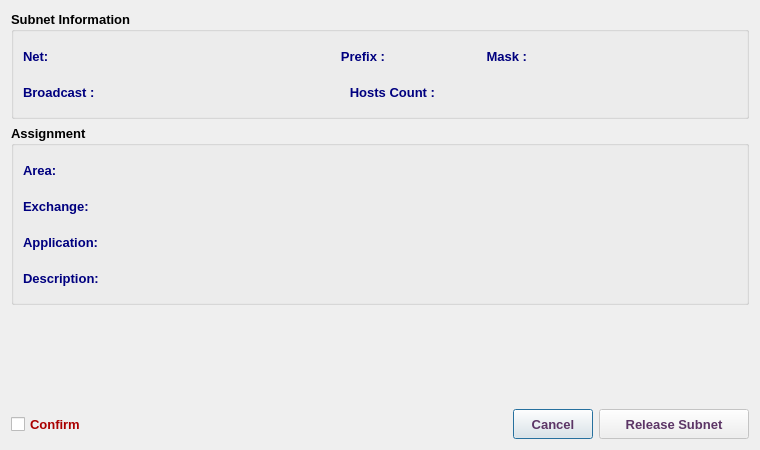
<?xml version="1.0" encoding="UTF-8"?>
<ui version="4.0">
 <class>Subnet1V4ReleaseDialog</class>
 <widget class="QDialog" name="Subnet1V4ReleaseDialog">
  <property name="geometry">
   <rect>
    <x>0</x>
    <y>0</y>
    <width>760</width>
    <height>450</height>
   </rect>
  </property>
  <property name="minimumSize">
   <size>
    <width>760</width>
    <height>450</height>
   </size>
  </property>
  <property name="maximumSize">
   <size>
    <width>761</width>
    <height>451</height>
   </size>
  </property>
  <property name="font">
   <font>
    <family>Tahoma</family>
    <pointsize>10</pointsize>
   </font>
  </property>
  <property name="windowTitle">
   <string>Subnet Release</string>
  </property>
  <property name="windowIcon">
   <iconset resource="../../../../../image.qrc">
    <normaloff>:/Image/disconnection.png</normaloff>:/Image/disconnection.png</iconset>
  </property>
  <layout class="QVBoxLayout" name="verticalLayout_2">
   <item>
    <widget class="QGroupBox" name="ipGB">
     <property name="font">
      <font>
       <family>Tahoma</family>
       <pointsize>10</pointsize>
       <weight>75</weight>
       <bold>true</bold>
      </font>
     </property>
     <property name="title">
      <string>Subnet Information</string>
     </property>
     <layout class="QVBoxLayout" name="verticalLayout_3">
      <item>
       <layout class="QHBoxLayout" name="horizontalLayout_13">
        <item>
         <widget class="QLabel" name="label_7">
          <property name="minimumSize">
           <size>
            <width>90</width>
            <height>30</height>
           </size>
          </property>
          <property name="maximumSize">
           <size>
            <width>90</width>
            <height>30</height>
           </size>
          </property>
          <property name="font">
           <font>
            <family>Tahoma</family>
            <pointsize>10</pointsize>
            <weight>75</weight>
            <bold>true</bold>
           </font>
          </property>
          <property name="styleSheet">
           <string notr="true">color: rgb(0, 0, 127);</string>
          </property>
          <property name="text">
           <string>Net:</string>
          </property>
         </widget>
        </item>
        <item>
         <widget class="QLabel" name="netLbl">
          <property name="sizePolicy">
           <sizepolicy hsizetype="Expanding" vsizetype="Preferred">
            <horstretch>0</horstretch>
            <verstretch>0</verstretch>
           </sizepolicy>
          </property>
          <property name="minimumSize">
           <size>
            <width>180</width>
            <height>30</height>
           </size>
          </property>
          <property name="maximumSize">
           <size>
            <width>600</width>
            <height>30</height>
           </size>
          </property>
          <property name="font">
           <font>
            <family>Tahoma</family>
            <pointsize>10</pointsize>
            <weight>75</weight>
            <bold>true</bold>
           </font>
          </property>
          <property name="styleSheet">
           <string notr="true">color: rgb(85, 0, 127);</string>
          </property>
          <property name="text">
           <string/>
          </property>
         </widget>
        </item>
        <item>
         <widget class="QLabel" name="label_10">
          <property name="minimumSize">
           <size>
            <width>80</width>
            <height>30</height>
           </size>
          </property>
          <property name="maximumSize">
           <size>
            <width>80</width>
            <height>30</height>
           </size>
          </property>
          <property name="font">
           <font>
            <family>Tahoma</family>
            <pointsize>10</pointsize>
            <weight>75</weight>
            <bold>true</bold>
           </font>
          </property>
          <property name="styleSheet">
           <string notr="true">color: rgb(0, 0, 127);</string>
          </property>
          <property name="text">
           <string>Prefix :</string>
          </property>
          <property name="alignment">
           <set>Qt::AlignRight|Qt::AlignTrailing|Qt::AlignVCenter</set>
          </property>
         </widget>
        </item>
        <item>
         <widget class="QLabel" name="prefixLbl">
          <property name="minimumSize">
           <size>
            <width>50</width>
            <height>30</height>
           </size>
          </property>
          <property name="maximumSize">
           <size>
            <width>50</width>
            <height>30</height>
           </size>
          </property>
          <property name="font">
           <font>
            <family>Tahoma</family>
            <pointsize>10</pointsize>
            <weight>75</weight>
            <bold>true</bold>
           </font>
          </property>
          <property name="styleSheet">
           <string notr="true">color: rgb(85, 0, 127);</string>
          </property>
          <property name="text">
           <string/>
          </property>
          <property name="wordWrap">
           <bool>true</bool>
          </property>
         </widget>
        </item>
        <item>
         <widget class="QLabel" name="label_9">
          <property name="minimumSize">
           <size>
            <width>80</width>
            <height>30</height>
           </size>
          </property>
          <property name="maximumSize">
           <size>
            <width>80</width>
            <height>30</height>
           </size>
          </property>
          <property name="font">
           <font>
            <family>Tahoma</family>
            <pointsize>10</pointsize>
            <weight>75</weight>
            <bold>true</bold>
           </font>
          </property>
          <property name="styleSheet">
           <string notr="true">color: rgb(0, 0, 127);</string>
          </property>
          <property name="text">
           <string>Mask :</string>
          </property>
          <property name="alignment">
           <set>Qt::AlignRight|Qt::AlignTrailing|Qt::AlignVCenter</set>
          </property>
         </widget>
        </item>
        <item>
         <widget class="QLabel" name="maskLbl">
          <property name="sizePolicy">
           <sizepolicy hsizetype="Expanding" vsizetype="Preferred">
            <horstretch>0</horstretch>
            <verstretch>0</verstretch>
           </sizepolicy>
          </property>
          <property name="minimumSize">
           <size>
            <width>180</width>
            <height>30</height>
           </size>
          </property>
          <property name="maximumSize">
           <size>
            <width>600</width>
            <height>30</height>
           </size>
          </property>
          <property name="font">
           <font>
            <family>Tahoma</family>
            <pointsize>10</pointsize>
            <weight>75</weight>
            <bold>true</bold>
           </font>
          </property>
          <property name="styleSheet">
           <string notr="true">color: rgb(85, 0, 127);</string>
          </property>
          <property name="text">
           <string/>
          </property>
          <property name="wordWrap">
           <bool>true</bool>
          </property>
         </widget>
        </item>
        <item>
         <spacer name="horizontalSpacer_3">
          <property name="orientation">
           <enum>Qt::Horizontal</enum>
          </property>
          <property name="sizeHint" stdset="0">
           <size>
            <width>40</width>
            <height>20</height>
           </size>
          </property>
         </spacer>
        </item>
       </layout>
      </item>
      <item>
       <layout class="QHBoxLayout" name="horizontalLayout_12">
        <item>
         <widget class="QLabel" name="label_11">
          <property name="minimumSize">
           <size>
            <width>90</width>
            <height>30</height>
           </size>
          </property>
          <property name="maximumSize">
           <size>
            <width>90</width>
            <height>30</height>
           </size>
          </property>
          <property name="font">
           <font>
            <family>Tahoma</family>
            <pointsize>10</pointsize>
            <weight>75</weight>
            <bold>true</bold>
           </font>
          </property>
          <property name="styleSheet">
           <string notr="true">color: rgb(0, 0, 127);</string>
          </property>
          <property name="text">
           <string>Broadcast :</string>
          </property>
         </widget>
        </item>
        <item>
         <widget class="QLabel" name="bcLbl">
          <property name="sizePolicy">
           <sizepolicy hsizetype="Expanding" vsizetype="Preferred">
            <horstretch>0</horstretch>
            <verstretch>0</verstretch>
           </sizepolicy>
          </property>
          <property name="minimumSize">
           <size>
            <width>180</width>
            <height>30</height>
           </size>
          </property>
          <property name="maximumSize">
           <size>
            <width>600</width>
            <height>30</height>
           </size>
          </property>
          <property name="font">
           <font>
            <family>Tahoma</family>
            <pointsize>10</pointsize>
            <weight>75</weight>
            <bold>true</bold>
           </font>
          </property>
          <property name="styleSheet">
           <string notr="true">color: rgb(85, 0, 127);</string>
          </property>
          <property name="text">
           <string/>
          </property>
          <property name="wordWrap">
           <bool>true</bool>
          </property>
         </widget>
        </item>
        <item>
         <widget class="QLabel" name="label_12">
          <property name="minimumSize">
           <size>
            <width>130</width>
            <height>30</height>
           </size>
          </property>
          <property name="maximumSize">
           <size>
            <width>130</width>
            <height>30</height>
           </size>
          </property>
          <property name="font">
           <font>
            <family>Tahoma</family>
            <pointsize>10</pointsize>
            <weight>75</weight>
            <bold>true</bold>
           </font>
          </property>
          <property name="styleSheet">
           <string notr="true">color: rgb(0, 0, 127);</string>
          </property>
          <property name="text">
           <string>Hosts Count :</string>
          </property>
          <property name="alignment">
           <set>Qt::AlignRight|Qt::AlignTrailing|Qt::AlignVCenter</set>
          </property>
         </widget>
        </item>
        <item>
         <widget class="QLabel" name="hostLbl">
          <property name="minimumSize">
           <size>
            <width>150</width>
            <height>30</height>
           </size>
          </property>
          <property name="maximumSize">
           <size>
            <width>150</width>
            <height>30</height>
           </size>
          </property>
          <property name="font">
           <font>
            <family>Tahoma</family>
            <pointsize>10</pointsize>
            <weight>75</weight>
            <bold>true</bold>
           </font>
          </property>
          <property name="styleSheet">
           <string notr="true">color: rgb(85, 0, 127);</string>
          </property>
          <property name="text">
           <string/>
          </property>
          <property name="wordWrap">
           <bool>true</bool>
          </property>
         </widget>
        </item>
        <item>
         <spacer name="horizontalSpacer_2">
          <property name="orientation">
           <enum>Qt::Horizontal</enum>
          </property>
          <property name="sizeHint" stdset="0">
           <size>
            <width>40</width>
            <height>20</height>
           </size>
          </property>
         </spacer>
        </item>
       </layout>
      </item>
     </layout>
    </widget>
   </item>
   <item>
    <widget class="QGroupBox" name="groupBox">
     <property name="font">
      <font>
       <family>Tahoma</family>
       <pointsize>10</pointsize>
       <weight>75</weight>
       <bold>true</bold>
      </font>
     </property>
     <property name="title">
      <string>Assignment</string>
     </property>
     <layout class="QVBoxLayout" name="verticalLayout">
      <item>
       <layout class="QHBoxLayout" name="horizontalLayout_2">
        <item>
         <widget class="QLabel" name="label">
          <property name="minimumSize">
           <size>
            <width>100</width>
            <height>30</height>
           </size>
          </property>
          <property name="maximumSize">
           <size>
            <width>100</width>
            <height>30</height>
           </size>
          </property>
          <property name="font">
           <font>
            <family>Tahoma</family>
            <pointsize>10</pointsize>
            <weight>75</weight>
            <bold>true</bold>
           </font>
          </property>
          <property name="styleSheet">
           <string notr="true">color: rgb(0, 0, 127);</string>
          </property>
          <property name="text">
           <string>Area:</string>
          </property>
         </widget>
        </item>
        <item>
         <widget class="QLabel" name="areaLbl">
          <property name="sizePolicy">
           <sizepolicy hsizetype="Expanding" vsizetype="Preferred">
            <horstretch>0</horstretch>
            <verstretch>0</verstretch>
           </sizepolicy>
          </property>
          <property name="minimumSize">
           <size>
            <width>500</width>
            <height>30</height>
           </size>
          </property>
          <property name="maximumSize">
           <size>
            <width>8000</width>
            <height>30</height>
           </size>
          </property>
          <property name="font">
           <font>
            <family>Tahoma</family>
            <pointsize>10</pointsize>
            <weight>75</weight>
            <bold>true</bold>
           </font>
          </property>
          <property name="styleSheet">
           <string notr="true">color: rgb(85, 0, 127);</string>
          </property>
          <property name="text">
           <string/>
          </property>
          <property name="alignment">
           <set>Qt::AlignLeading|Qt::AlignLeft|Qt::AlignVCenter</set>
          </property>
          <property name="wordWrap">
           <bool>true</bool>
          </property>
         </widget>
        </item>
       </layout>
      </item>
      <item>
       <layout class="QHBoxLayout" name="horizontalLayout_4">
        <item>
         <widget class="QLabel" name="label_3">
          <property name="minimumSize">
           <size>
            <width>100</width>
            <height>30</height>
           </size>
          </property>
          <property name="maximumSize">
           <size>
            <width>100</width>
            <height>30</height>
           </size>
          </property>
          <property name="font">
           <font>
            <family>Tahoma</family>
            <pointsize>10</pointsize>
            <weight>75</weight>
            <bold>true</bold>
           </font>
          </property>
          <property name="styleSheet">
           <string notr="true">color: rgb(0, 0, 127);</string>
          </property>
          <property name="text">
           <string>Exchange:</string>
          </property>
         </widget>
        </item>
        <item>
         <widget class="QLabel" name="abbrLbl">
          <property name="sizePolicy">
           <sizepolicy hsizetype="Expanding" vsizetype="Preferred">
            <horstretch>0</horstretch>
            <verstretch>0</verstretch>
           </sizepolicy>
          </property>
          <property name="minimumSize">
           <size>
            <width>500</width>
            <height>30</height>
           </size>
          </property>
          <property name="maximumSize">
           <size>
            <width>8000</width>
            <height>30</height>
           </size>
          </property>
          <property name="font">
           <font>
            <family>Tahoma</family>
            <pointsize>10</pointsize>
            <weight>75</weight>
            <bold>true</bold>
           </font>
          </property>
          <property name="styleSheet">
           <string notr="true">color: rgb(85, 0, 127);</string>
          </property>
          <property name="text">
           <string/>
          </property>
          <property name="alignment">
           <set>Qt::AlignLeading|Qt::AlignLeft|Qt::AlignVCenter</set>
          </property>
          <property name="wordWrap">
           <bool>true</bool>
          </property>
         </widget>
        </item>
       </layout>
      </item>
      <item>
       <layout class="QHBoxLayout" name="horizontalLayout_3">
        <item>
         <widget class="QLabel" name="label_2">
          <property name="minimumSize">
           <size>
            <width>100</width>
            <height>30</height>
           </size>
          </property>
          <property name="maximumSize">
           <size>
            <width>100</width>
            <height>30</height>
           </size>
          </property>
          <property name="font">
           <font>
            <family>Tahoma</family>
            <pointsize>10</pointsize>
            <weight>75</weight>
            <bold>true</bold>
           </font>
          </property>
          <property name="styleSheet">
           <string notr="true">color: rgb(0, 0, 127);</string>
          </property>
          <property name="text">
           <string>Application:</string>
          </property>
         </widget>
        </item>
        <item>
         <widget class="QLabel" name="appLbl">
          <property name="sizePolicy">
           <sizepolicy hsizetype="Expanding" vsizetype="Preferred">
            <horstretch>0</horstretch>
            <verstretch>0</verstretch>
           </sizepolicy>
          </property>
          <property name="minimumSize">
           <size>
            <width>500</width>
            <height>30</height>
           </size>
          </property>
          <property name="maximumSize">
           <size>
            <width>8000</width>
            <height>30</height>
           </size>
          </property>
          <property name="font">
           <font>
            <family>Tahoma</family>
            <pointsize>10</pointsize>
            <weight>75</weight>
            <bold>true</bold>
           </font>
          </property>
          <property name="styleSheet">
           <string notr="true">color: rgb(85, 0, 127);</string>
          </property>
          <property name="text">
           <string/>
          </property>
          <property name="alignment">
           <set>Qt::AlignLeading|Qt::AlignLeft|Qt::AlignVCenter</set>
          </property>
          <property name="wordWrap">
           <bool>true</bool>
          </property>
         </widget>
        </item>
       </layout>
      </item>
      <item>
       <layout class="QHBoxLayout" name="horizontalLayout_10">
        <item>
         <widget class="QLabel" name="label_5">
          <property name="minimumSize">
           <size>
            <width>100</width>
            <height>30</height>
           </size>
          </property>
          <property name="maximumSize">
           <size>
            <width>100</width>
            <height>30</height>
           </size>
          </property>
          <property name="font">
           <font>
            <family>Tahoma</family>
            <pointsize>10</pointsize>
            <weight>75</weight>
            <bold>true</bold>
           </font>
          </property>
          <property name="styleSheet">
           <string notr="true">color: rgb(0, 0, 127);</string>
          </property>
          <property name="text">
           <string>Description:</string>
          </property>
         </widget>
        </item>
        <item>
         <widget class="QLabel" name="descLbl">
          <property name="sizePolicy">
           <sizepolicy hsizetype="Expanding" vsizetype="Preferred">
            <horstretch>0</horstretch>
            <verstretch>0</verstretch>
           </sizepolicy>
          </property>
          <property name="minimumSize">
           <size>
            <width>600</width>
            <height>30</height>
           </size>
          </property>
          <property name="maximumSize">
           <size>
            <width>8000</width>
            <height>30</height>
           </size>
          </property>
          <property name="font">
           <font>
            <family>Tahoma</family>
            <pointsize>10</pointsize>
            <weight>75</weight>
            <bold>true</bold>
           </font>
          </property>
          <property name="styleSheet">
           <string notr="true">color: rgb(85, 0, 127);</string>
          </property>
          <property name="text">
           <string/>
          </property>
          <property name="wordWrap">
           <bool>true</bool>
          </property>
         </widget>
        </item>
       </layout>
      </item>
     </layout>
    </widget>
   </item>
   <item>
    <widget class="QLabel" name="infoLbl">
     <property name="minimumSize">
      <size>
       <width>300</width>
       <height>25</height>
      </size>
     </property>
     <property name="maximumSize">
      <size>
       <width>16777215</width>
       <height>25</height>
      </size>
     </property>
     <property name="font">
      <font>
       <family>Tahoma</family>
       <pointsize>10</pointsize>
       <weight>75</weight>
       <bold>true</bold>
      </font>
     </property>
     <property name="styleSheet">
      <string notr="true">color: rgb(170, 0, 0);</string>
     </property>
     <property name="text">
      <string/>
     </property>
    </widget>
   </item>
   <item>
    <spacer name="verticalSpacer">
     <property name="font">
      <font>
       <family>Tahoma</family>
       <pointsize>10</pointsize>
      </font>
     </property>
     <property name="orientation">
      <enum>Qt::Vertical</enum>
     </property>
     <property name="sizeHint" stdset="0">
      <size>
       <width>20</width>
       <height>181</height>
      </size>
     </property>
    </spacer>
   </item>
   <item>
    <layout class="QHBoxLayout" name="horizontalLayout">
     <item>
      <widget class="QCheckBox" name="checkBox">
       <property name="minimumSize">
        <size>
         <width>0</width>
         <height>30</height>
        </size>
       </property>
       <property name="maximumSize">
        <size>
         <width>16777215</width>
         <height>30</height>
        </size>
       </property>
       <property name="font">
        <font>
         <family>Tahoma</family>
         <pointsize>10</pointsize>
         <weight>75</weight>
         <bold>true</bold>
        </font>
       </property>
       <property name="styleSheet">
        <string notr="true">color: rgb(170, 0, 0);</string>
       </property>
       <property name="text">
        <string>Confirm </string>
       </property>
      </widget>
     </item>
     <item>
      <spacer name="horizontalSpacer">
       <property name="font">
        <font>
         <family>Tahoma</family>
         <pointsize>10</pointsize>
        </font>
       </property>
       <property name="orientation">
        <enum>Qt::Horizontal</enum>
       </property>
       <property name="sizeHint" stdset="0">
        <size>
         <width>40</width>
         <height>20</height>
        </size>
       </property>
      </spacer>
     </item>
     <item>
      <widget class="QPushButton" name="cancelBtn">
       <property name="sizePolicy">
        <sizepolicy hsizetype="Preferred" vsizetype="Preferred">
         <horstretch>0</horstretch>
         <verstretch>0</verstretch>
        </sizepolicy>
       </property>
       <property name="minimumSize">
        <size>
         <width>80</width>
         <height>30</height>
        </size>
       </property>
       <property name="maximumSize">
        <size>
         <width>120</width>
         <height>30</height>
        </size>
       </property>
       <property name="font">
        <font>
         <family>Tahoma</family>
         <pointsize>10</pointsize>
         <weight>75</weight>
         <bold>true</bold>
        </font>
       </property>
       <property name="styleSheet">
        <string notr="true">color: rgb(92, 53, 102);</string>
       </property>
       <property name="text">
        <string>Cancel</string>
       </property>
      </widget>
     </item>
     <item>
      <widget class="QPushButton" name="okBtn">
       <property name="enabled">
        <bool>false</bool>
       </property>
       <property name="sizePolicy">
        <sizepolicy hsizetype="Preferred" vsizetype="Preferred">
         <horstretch>0</horstretch>
         <verstretch>0</verstretch>
        </sizepolicy>
       </property>
       <property name="minimumSize">
        <size>
         <width>150</width>
         <height>30</height>
        </size>
       </property>
       <property name="maximumSize">
        <size>
         <width>250</width>
         <height>30</height>
        </size>
       </property>
       <property name="font">
        <font>
         <family>Tahoma</family>
         <pointsize>10</pointsize>
         <weight>75</weight>
         <bold>true</bold>
        </font>
       </property>
       <property name="styleSheet">
        <string notr="true">color: rgb(92, 53, 102);</string>
       </property>
       <property name="text">
        <string>Release Subnet</string>
       </property>
       <property name="icon">
        <iconset resource="../../../../../image.qrc">
         <normaloff>:/Image/disconnection.png</normaloff>:/Image/disconnection.png</iconset>
       </property>
       <property name="iconSize">
        <size>
         <width>20</width>
         <height>20</height>
        </size>
       </property>
      </widget>
     </item>
    </layout>
   </item>
  </layout>
 </widget>
 <tabstops>
  <tabstop>checkBox</tabstop>
  <tabstop>okBtn</tabstop>
  <tabstop>cancelBtn</tabstop>
 </tabstops>
 <resources>
  <include location="../../../../../image.qrc"/>
 </resources>
 <connections/>
</ui>
